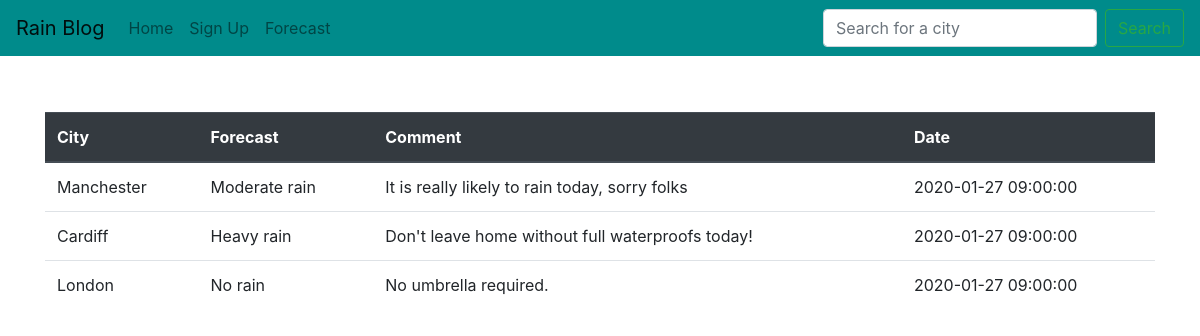
The page /forecast on the database its author committed.
### app/models.py (models this page shows)
class Forecast(db.Model):
    __tablename__ = 'forecast'
    __table_args__ = {'extend_existing': True}
    forecast_id = db.Column(db.Integer, primary_key=True)
    city_id = db.Column(db.Integer, db.ForeignKey('city.city_id'))
    user_id = db.Column(db.Integer, db.ForeignKey('user.user_id'))
    forecast_datetime = db.Column(db.String(50), nullable=False)
    forecast = db.Column(db.String(50), nullable=False)
    comment = db.Column(db.String(100))

class City(db.Model):
    __tablename__ = 'city'
    __table_args__ = {'extend_existing': True}
    city_id = db.Column(db.Integer, primary_key=True)
    city = db.Column(db.String(50), nullable=False)

### app/main/routes.py (the view)
@bp_main.route('/forecast', methods=['GET'])
def forecast():
    forecasts = Forecast.query.join(User).join(City).add_columns(User.username, City.city).all()
    return render_template('forecast.html', forecast=forecasts)

### app/templates/forecast.html (shortened to what this page needs)
{% extends "base.html" %}
{% block content %}
    {% if forecast|length %}
        <table class="table">
            <thead class="thead-dark">
            <tr>
                <th scope="col">City</th>
                <th scope="col">Forecast</th>
                <th scope="col">Comment</th>
                <th scope="col">Date</th>
            </tr>
            </thead>
            <tbody>
            {% for fc in forecast %}
                <tr>
                    <td>{{ fc.city }}</td>
                    <td>{{ fc[0].forecast }}</td>
                    <td>{{ fc[0].comment }}</td>
                    <td>{{ fc[0].forecast_datetime }}</td>
                </tr>
            {% endfor %}
            </tbody>
        </table>
    {% else %}
        <p>Sorry, no forecasts are available at this time</p>
    {% endif %}
{% endblock %}

### app/templates/base.html (shortened to what this page needs)
<!doctype html>
<html lang="en">
  <head>
    <link rel="stylesheet" href="https://stackpath.bootstrapcdn.com/bootstrap/4.4.1/css/bootstrap.min.css">
    <link rel="stylesheet" href="../static/main.css">
  </head>
  <body>
    <nav class="navbar navbar-expand-lg navbar-light">
      <a class="navbar-brand" href="/">Rain Blog</a>
      <div class="collapse navbar-collapse" id="navbarNavAltMarkup">
        <div class="navbar-nav">
          <a class="nav-item nav-link" href="{{ url_for('main.index') }}">Home</a>
          <a class="nav-item nav-link" href="{{ url_for('main.sign_up') }}">Sign Up</a>
          <a class="nav-item nav-link" href="{{ url_for('main.forecast') }}">Forecast</a>
        </div>
      </div>
        <form class="form-inline my-2 my-lg-0" id="search", action="search" method="post">
          <input class="form-control mr-sm-2" type="search" placeholder="Search for a city" name="search_term" aria-label="Search">
          <button class="btn btn-outline-success my-2 my-sm-0" type="submit">Search</button>
        </form>
    </nav>
    <main class="container">
      {% block content %}{% endblock %}
    </main>
  </body>
</html>

### app/static/main.css (style rules this page uses)
.navbar { background: darkcyan; }
#search { float: right; }
table { margin-top: 5%; }

### rows shown on the page
Forecast: city "Manchester", forecast "Moderate rain", comment "It is really likely to rain today, sorry folks", forecast_datetime "2020-01-27 09:00:00"
Forecast: city "Cardiff", forecast "Heavy rain", comment "Don't leave home without full waterproofs today!", forecast_datetime "2020-01-27 09:00:00"
Forecast: city "London", forecast "No rain", comment "No umbrella required.", forecast_datetime "2020-01-27 09:00:00"
